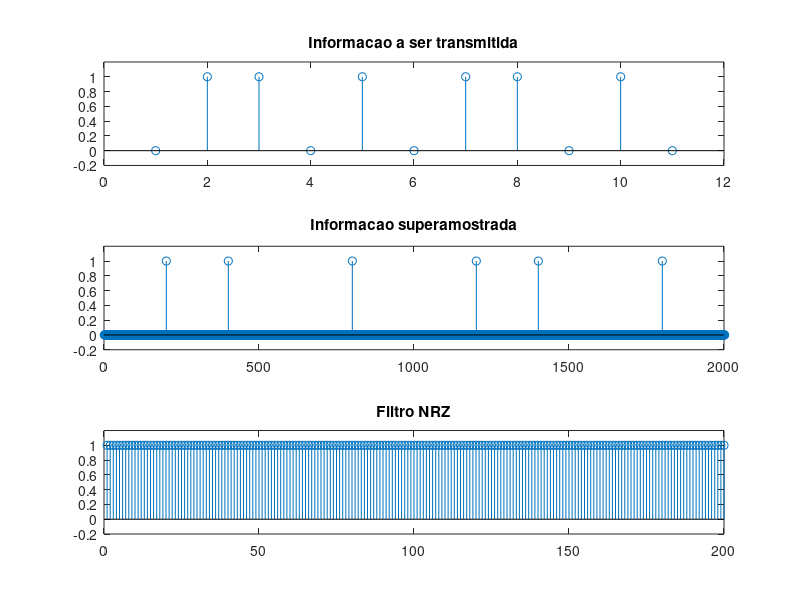
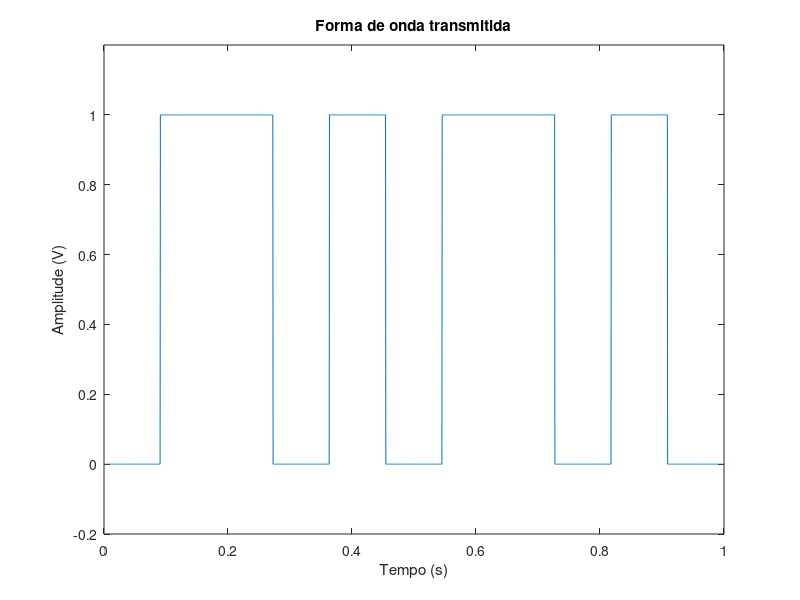
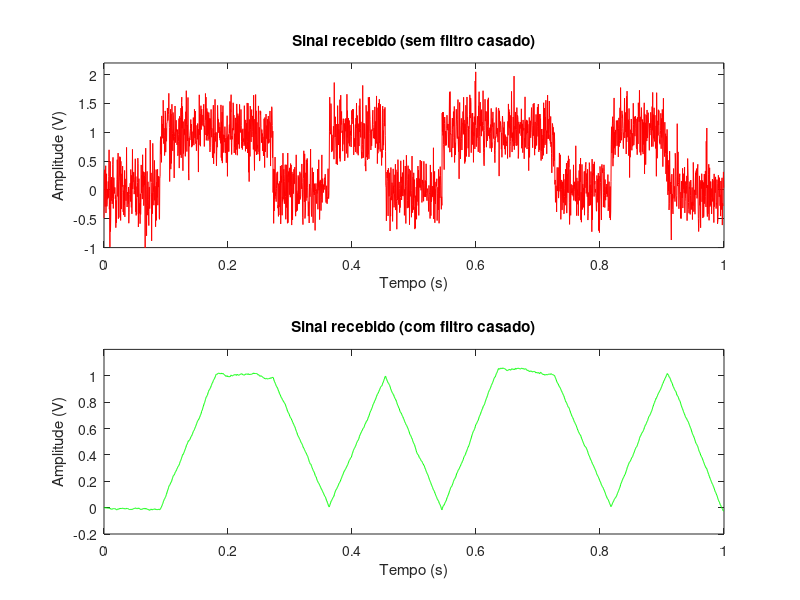

Write MATLAB code to recreate these figures, in order.
clear all
close all
clc

% Informacao
info = [0 1 1 0 1 0 1 1 0 1 0]; 
% Fator de superamostragem
N = 200; 
% Fator SNR (dB)
SNR = 10;
% Taxa de transmissao (bits/s)
Rb = length(info);
% Frequencia de amostragem
Fs = N*Rb;
% Limiar
limiar = 0.5;
% Passo tempo
passo_tempo = 1/(Fs);
% Tempo final 
t_final = 1;
% Eixo tempo
t = [0:passo_tempo:t_final-passo_tempo];

%% Transmissor
filtro_NRZ = ones(1,N);
info_up = upsample(info, N);
sinal_tx = filter(filtro_NRZ, 1, info_up);

figure(1)
subplot(311)
stem(info)
title('Informacao a ser transmitida')
ylim([-0.2 1.2])
subplot(312)
stem(info_up)
ylim([-0.2 1.2])
xlim([0 2e3])
title('Informacao superamostrada')
subplot(313)
stem(filtro_NRZ)
ylim([-0.2 1.2])
title('Filtro NRZ')

figure(2)
plot(t,sinal_tx)
title('Forma de onda transmitida')
xlabel('Tempo (s)')
ylabel('Amplitude (V)');
ylim([-0.2 1.2])

%% Canal AWGN
sinal_rx = awgn(sinal_tx, SNR);

%% Deteccao SEM Filtro Casado
sinal_detectado_sem_FC = sinal_rx(N/2:N:end);
info_estimada_sem_FC = sinal_detectado_sem_FC > limiar;
num_err_sem_FC = sum(xor(info, info_estimada_sem_FC))

figure(3)
subplot(211)
plot(t,sinal_rx,'r')
title('Sinal recebido (sem filtro casado)')
xlabel('Tempo (s)')
ylabel('Amplitude (V)');
ylim([-1 2.2])

%% Deteccao COM Filtro Casado
filtro_casado_rx = fliplr(filtro_NRZ);
sinal_rx_filtrado = filter(filtro_casado_rx,1,sinal_rx)/N;

sinal_detectado_com_FC = sinal_rx_filtrado(N:N:end);
info_estimada_com_FC = sinal_detectado_com_FC > limiar;
num_err_com_FC = sum(xor(info, info_estimada_com_FC))

subplot(212)
plot(t,sinal_rx_filtrado, 'g')
title('Sinal recebido (com filtro casado)')
xlabel('Tempo (s)')
ylabel('Amplitude (V)');
ylim([-0.2 1.2])






